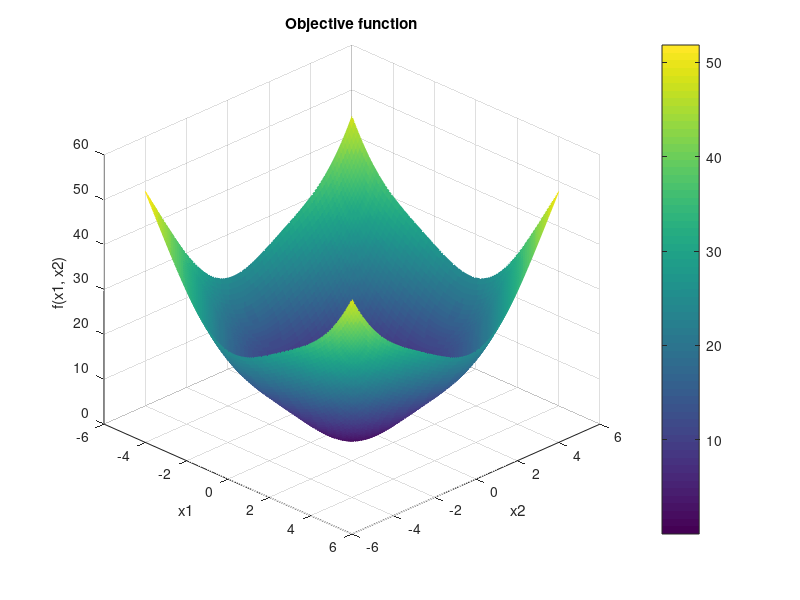
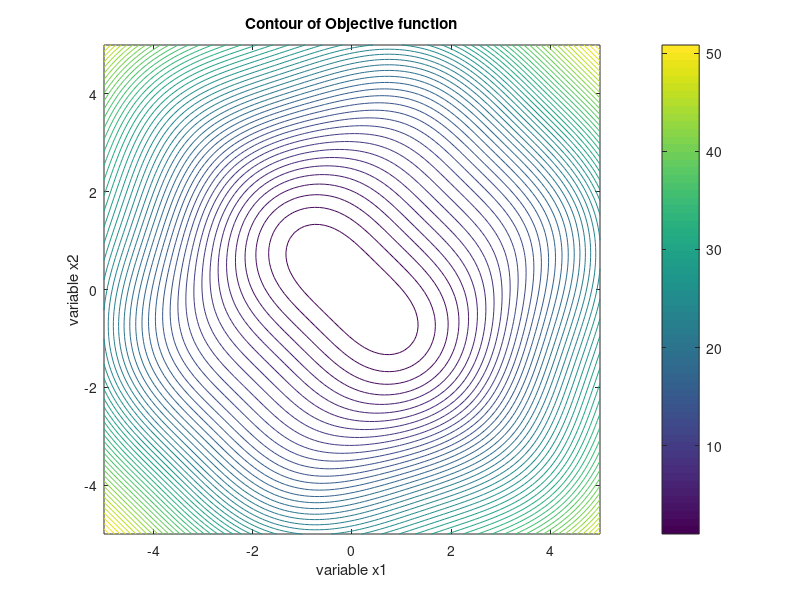

MATLAB code to generate these figures, in order: (Note: this script raises an error after producing the figures.)

%=================================================
% Optimization using Genetic Algorithm (GA)
%=================================================
% Objective Function: f(x1, x2) = x1^2 + x2^2 + 2*sin(x1)*sin(x2)
% Constraints: -5 <= x1, x2 <= 5
% Author: Aboud BARSEKH-ONJI (D.sc.) 
% Email:aboud.barsekh@anahauc.mx
% Date: June 2023
%=================================================
x1_range = linspace(-5, 5, 100); 
x2_range = linspace(-5, 5, 100);
[X1, X2] = meshgrid(x1_range, x2_range); %Crear una malla de puntos para evaluar la función en un grid
Z = X1.^2 + X2.^2 + 2 * sin(X1).* sin(X2); % Evaluar la función en cada punto de la malla

% Figura (Gráfica de la función objetivo)
figure;
surf(X1, X2, Z,"EdgeColor","flat");
xlabel('x1');
ylabel('x2');
zlabel('f(x1, x2)');
title('Objective function');
grid on

colorbar;% Barra de color para indicar los valores de Z
view(45, 30); % Ajustar la vista para una mejor visualización 3
% Contour plot
figure;
contour(X1, X2, Z, 50); % El valor 50 indica el número de niveles de contorno
xlabel(['variable x1']);
ylabel('variable x2');
title('Contour of Objective function');
colorbar;

objFunc = @(x) x(1)^2 + x(2)^2 + 2 * sin(x(1)) * sin(x(2)); % Definimos la función objetivo
options = optimoptions('ga', 'Display','diagnose' ,'PlotFcn','gaplotbestf','FunctionTolerance',1e-8,...
    'CreationFcn','gacreationlinearfeasible','MutationFcn','mutationadaptfeasible',...
    'HybridFcn','patternsearch',MaxGenerations=50);
% Ejecutamos el algoritmo genético

[x_opt, fval] = ga(objFunc, 2, [], [], [], [], [-5, -5], [0, 0], [], options);
% Resultados
fprintf('Optimal value of x : [%f, %f]\n', x_opt(1), x_opt(2));
fprintf('Best fitness value: %f\n', fval);